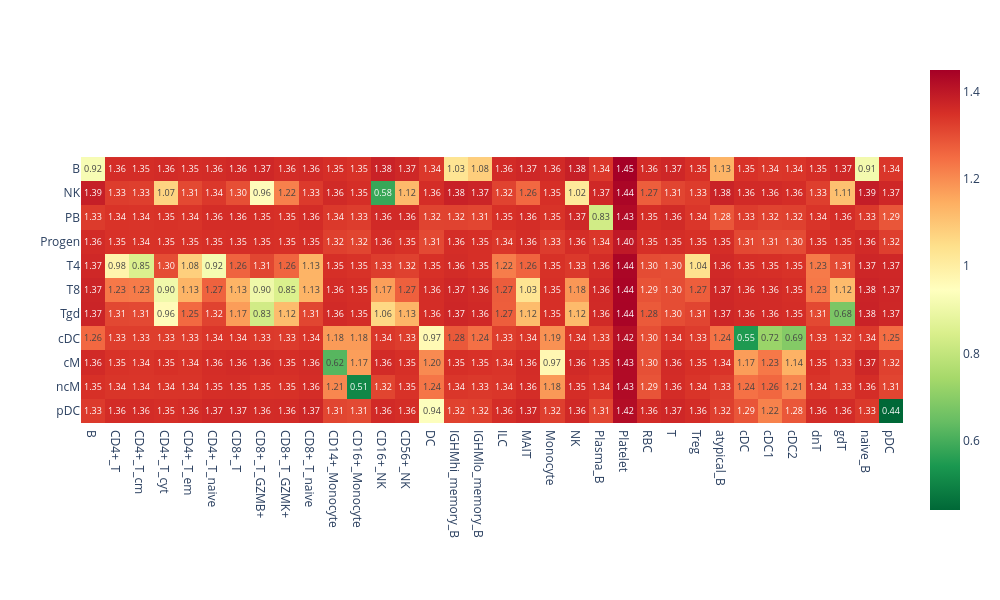

Write notebook code for a chart like this one.
### Code cell
plot_cluster_distance(cluster_distance, height=600, show=True)

### Figure 1 — Plotly figure (JSON) as saved in the notebook; plotly's stock layout.template omitted (floating-point values rounded to 4 significant figures; data arrays with more than 128 entries replaced by an {"elided": "..."} marker saying what was removed)
{"data": [{"coloraxis": "coloraxis", "hovertemplate": "x: %{x}<br>y: %{y}<br>color: %{z}<extra></extra>", "name": "0", "texttemplate": "%{z:.2f}", "type": "heatmap", "x": ["B", "CD4+_T", "CD4+_T_cm", "CD4+_T_cyt", "CD4+_T_em", "CD4+_T_naive", "CD8+_T", "CD8+_T_GZMB+", "CD8+_T_GZMK+", "CD8+_T_naive", "CD14+_Monocyte", "CD16+_Monocyte", "CD16+_NK", "CD56+_NK", "DC", "IGHMhi_memory_B", "IGHMlo_memory_B", "ILC", "MAIT", "Monocyte", "NK", "Plasma_B", "Platelet", "RBC", "T", "Treg", "atypical_B", "cDC", "cDC1", "cDC2", "dnT", "gdT", "naive_B", "pDC"], "xaxis": "x", "y": ["B", "NK", "PB", "Progen", "T4", "T8", "Tgd", "cDC", "cM", "ncM", "pDC"], "yaxis": "y", "z": {"elided": "11x34 float values"}}], "layout": {"autosize": false, "coloraxis": {"colorscale": [[0, "rgb(0,104,55)"], [0.1, "rgb(26,152,80)"], [0.2, "rgb(102,189,99)"], [0.3, "rgb(166,217,106)"], [0.4, "rgb(217,239,139)"], [0.5, "rgb(255,255,191)"], [0.6, "rgb(254,224,139)"], [0.7, "rgb(253,174,97)"], [0.8, "rgb(244,109,67)"], [0.9, "rgb(215,48,39)"], [1, "rgb(165,0,38)"]]}, "height": 600, "margin": {"t": 60}, "width": 1000, "xaxis": {"anchor": "y", "autorange": true, "constrain": "domain", "domain": [0, 1], "range": [-0.5, 33.5], "scaleanchor": "y", "type": "category"}, "yaxis": {"anchor": "x", "autorange": true, "constrain": "domain", "domain": [0.2109, 0.7891], "range": [10.5, -0.5], "type": "category"}}}
